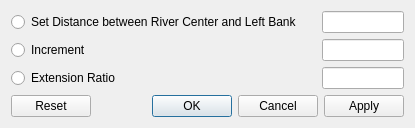
<?xml version="1.0" encoding="UTF-8"?>
<ui version="4.0">
 <class>GeoDataRiverPathPointExpandDialog</class>
 <widget class="QDialog" name="GeoDataRiverPathPointExpandDialog">
  <property name="geometry">
   <rect>
    <x>0</x>
    <y>0</y>
    <width>415</width>
    <height>121</height>
   </rect>
  </property>
  <property name="windowTitle">
   <string>Extend Traversal Line</string>
  </property>
  <layout class="QVBoxLayout" name="verticalLayout">
   <item>
    <layout class="QGridLayout" name="gridLayout">
     <item row="0" column="0">
      <widget class="QRadioButton" name="distanceRadioButton">
       <property name="text">
        <string>Set Distance between River Center and Left Bank</string>
       </property>
      </widget>
     </item>
     <item row="0" column="1">
      <spacer name="horizontalSpacer">
       <property name="orientation">
        <enum>Qt::Horizontal</enum>
       </property>
       <property name="sizeHint" stdset="0">
        <size>
         <width>40</width>
         <height>20</height>
        </size>
       </property>
      </spacer>
     </item>
     <item row="0" column="2">
      <widget class="RealNumberEditWidget" name="distanceEdit"/>
     </item>
     <item row="1" column="0">
      <widget class="QRadioButton" name="incrementRadioButton">
       <property name="text">
        <string>Increment</string>
       </property>
      </widget>
     </item>
     <item row="1" column="1">
      <spacer name="horizontalSpacer_2">
       <property name="orientation">
        <enum>Qt::Horizontal</enum>
       </property>
       <property name="sizeHint" stdset="0">
        <size>
         <width>40</width>
         <height>20</height>
        </size>
       </property>
      </spacer>
     </item>
     <item row="1" column="2">
      <widget class="RealNumberEditWidget" name="incrementEdit"/>
     </item>
     <item row="2" column="0">
      <widget class="QRadioButton" name="ratioRadioButton">
       <property name="text">
        <string>Extension Ratio</string>
       </property>
      </widget>
     </item>
     <item row="2" column="1">
      <spacer name="horizontalSpacer_3">
       <property name="orientation">
        <enum>Qt::Horizontal</enum>
       </property>
       <property name="sizeHint" stdset="0">
        <size>
         <width>40</width>
         <height>20</height>
        </size>
       </property>
      </spacer>
     </item>
     <item row="2" column="2">
      <widget class="RealNumberEditWidget" name="ratioEdit"/>
     </item>
    </layout>
   </item>
   <item>
    <widget class="QDialogButtonBox" name="buttonBox">
     <property name="orientation">
      <enum>Qt::Horizontal</enum>
     </property>
     <property name="standardButtons">
      <set>QDialogButtonBox::Apply|QDialogButtonBox::Cancel|QDialogButtonBox::Ok|QDialogButtonBox::Reset</set>
     </property>
    </widget>
   </item>
  </layout>
 </widget>
 <customwidgets>
  <customwidget>
   <class>RealNumberEditWidget</class>
   <extends>QLineEdit</extends>
   <header>guibase/widget/realnumbereditwidget.h</header>
  </customwidget>
 </customwidgets>
 <resources/>
 <connections>
  <connection>
   <sender>buttonBox</sender>
   <signal>accepted()</signal>
   <receiver>GeoDataRiverPathPointExpandDialog</receiver>
   <slot>accept()</slot>
   <hints>
    <hint type="sourcelabel">
     <x>257</x>
     <y>111</y>
    </hint>
    <hint type="destinationlabel">
     <x>157</x>
     <y>274</y>
    </hint>
   </hints>
  </connection>
  <connection>
   <sender>buttonBox</sender>
   <signal>rejected()</signal>
   <receiver>GeoDataRiverPathPointExpandDialog</receiver>
   <slot>reject()</slot>
   <hints>
    <hint type="sourcelabel">
     <x>325</x>
     <y>111</y>
    </hint>
    <hint type="destinationlabel">
     <x>286</x>
     <y>274</y>
    </hint>
   </hints>
  </connection>
  <connection>
   <sender>ratioRadioButton</sender>
   <signal>toggled(bool)</signal>
   <receiver>ratioEdit</receiver>
   <slot>setEnabled(bool)</slot>
   <hints>
    <hint type="sourcelabel">
     <x>150</x>
     <y>70</y>
    </hint>
    <hint type="destinationlabel">
     <x>383</x>
     <y>73</y>
    </hint>
   </hints>
  </connection>
  <connection>
   <sender>incrementRadioButton</sender>
   <signal>toggled(bool)</signal>
   <receiver>incrementEdit</receiver>
   <slot>setEnabled(bool)</slot>
   <hints>
    <hint type="sourcelabel">
     <x>60</x>
     <y>45</y>
    </hint>
    <hint type="destinationlabel">
     <x>333</x>
     <y>44</y>
    </hint>
   </hints>
  </connection>
  <connection>
   <sender>distanceRadioButton</sender>
   <signal>toggled(bool)</signal>
   <receiver>distanceEdit</receiver>
   <slot>setEnabled(bool)</slot>
   <hints>
    <hint type="sourcelabel">
     <x>85</x>
     <y>22</y>
    </hint>
    <hint type="destinationlabel">
     <x>363</x>
     <y>17</y>
    </hint>
   </hints>
  </connection>
 </connections>
</ui>
